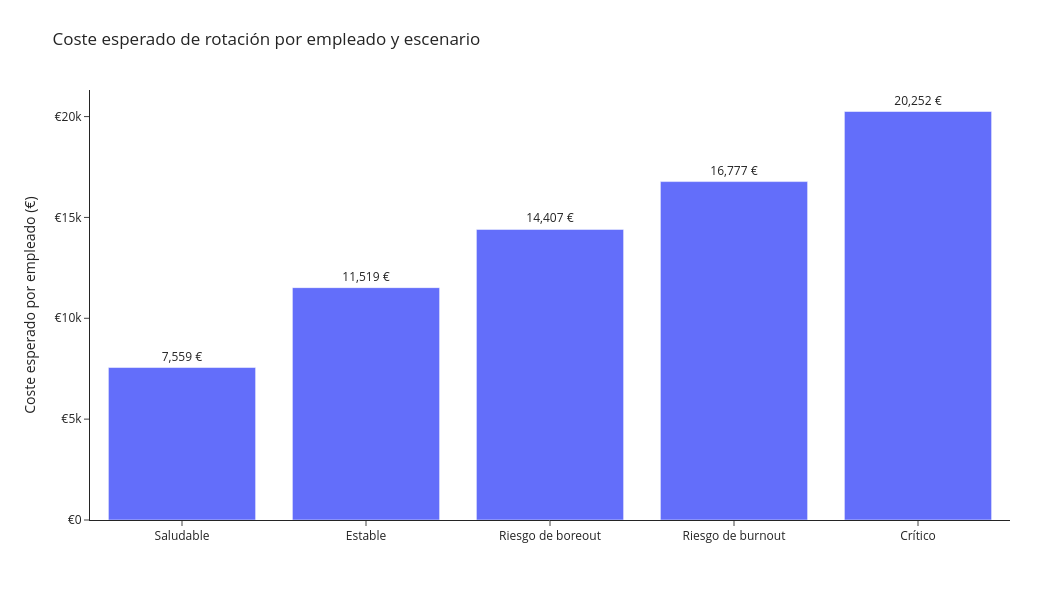

Source (notebook cell):
### Code cell
import pandas as pd
import plotly.express as px

from costes_rotacion import calcular_coste_rotacion_empleado

# Copia del benchmark
df_costes = df_benchmark.copy()

# Calcular el coste esperado de rotación de cada empleado
df_costes["coste_rotacion_individual"] = df_costes.apply(
    calcular_coste_rotacion_empleado,
    axis=1
)

# Nombres de escenarios
nombres_escenarios = {
    "saludable": "Saludable",
    "estable": "Estable",
    "riesgo_boreout": "Riesgo de boreout",
    "riesgo_burnout": "Riesgo de burnout",
    "critico": "Crítico"
}

# Adaptar el nombre de la columna de escenario
columna_escenario = (
    "escenario_nombre"
    if "escenario_nombre" in df_costes.columns
    else "escenario"
)

df_costes["escenario_grafico"] = (
    df_costes[columna_escenario]
    .replace(nombres_escenarios)
)

orden_escenarios = [
    "Saludable",
    "Estable",
    "Riesgo de boreout",
    "Riesgo de burnout",
    "Crítico"
]

# Resumen por escenario
resumen_costes = (
    df_costes
    .groupby("escenario_grafico", as_index=False)
    .agg(
        coste_medio_rotacion=("coste_rotacion_individual", "mean"),
        coste_total_rotacion=("coste_rotacion_individual", "sum"),
        n_empleados=("empleado_id", "count")
    )
)

resumen_costes["escenario_grafico"] = pd.Categorical(
    resumen_costes["escenario_grafico"],
    categories=orden_escenarios,
    ordered=True
)

resumen_costes = resumen_costes.sort_values("escenario_grafico")

# Gráfico
fig_costes = px.bar(
    resumen_costes,
    x="escenario_grafico",
    y="coste_medio_rotacion",
    text_auto=".0f",
    category_orders={
        "escenario_grafico": orden_escenarios
    },
    labels={
        "escenario_grafico": "Escenario organizacional",
        "coste_medio_rotacion": "Coste esperado por empleado (€)"
    },
    title="Coste esperado de rotación por empleado y escenario"
)

fig_costes.update_traces(
    texttemplate="%{y:,.0f} €",
    textposition="outside",
    cliponaxis=False
)

fig_costes.update_layout(
    template="simple_white",
    width=1050,
    height=600,
    showlegend=False,
    xaxis_title="",
    yaxis_title="Coste esperado por empleado (€)",
    margin=dict(t=90, r=40, b=80, l=90)
)

fig_costes.update_yaxes(
    tickprefix="€",
    separatethousands=True
)

fig_costes.show()

# Guardar en la carpeta visualizaciones de la raíz
fig_costes.write_image(
    RUTA_VISUALIZACIONES / "05_coste_rotacion_escenario.png",
    scale=2
)

### Figure 1 — Plotly figure (JSON) as saved in the notebook; plotly's stock layout.template omitted (floating-point values rounded to 4 significant figures)
{"data": [{"cliponaxis": false, "hovertemplate": "Escenario organizacional=%{x}<br>Coste esperado por empleado (€)=%{y}<extra></extra>", "legendgroup": "", "marker": {"color": "#636efa", "pattern": {"shape": ""}}, "name": "", "orientation": "v", "showlegend": false, "textposition": "outside", "texttemplate": "%{y:,.0f} €", "type": "bar", "x": ["Saludable", "Estable", "Riesgo de boreout", "Riesgo de burnout", "Crítico"], "xaxis": "x", "y": [7559.0, 11520.0, 14410.0, 16780.0, 20250.0], "yaxis": "y"}], "layout": {"barmode": "relative", "height": 600, "legend": {"tracegroupgap": 0}, "margin": {"b": 80, "l": 90, "r": 40, "t": 90}, "showlegend": false, "title": {"text": "Coste esperado de rotación por empleado y escenario"}, "width": 1050, "xaxis": {"anchor": "y", "categoryarray": ["Saludable", "Estable", "Riesgo de boreout", "Riesgo de burnout", "Crítico"], "categoryorder": "array", "domain": [0, 1], "title": {"text": ""}}, "yaxis": {"anchor": "x", "domain": [0, 1], "separatethousands": true, "tickprefix": "€", "title": {"text": "Coste esperado por empleado (€)"}}}}
